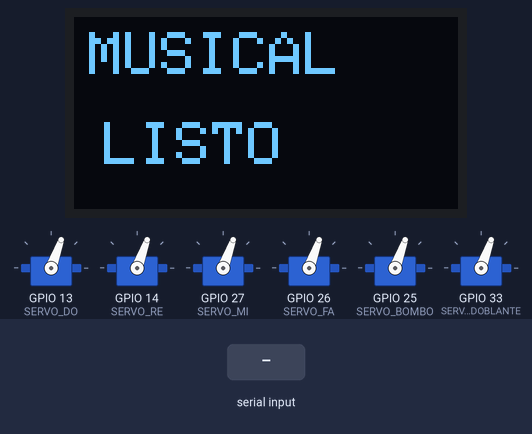
Bench run of a sketch on a simulated ESP32. Shown: 128×64 one-colour display, 6 × servo. Inputs (shaded band) come from the test bench. What the sketch prints to the serial monitor is not drawn.

Above: at 1.2 s.
1.3 s: "COMPLETO\n" received over Serial
At 2.4 s:
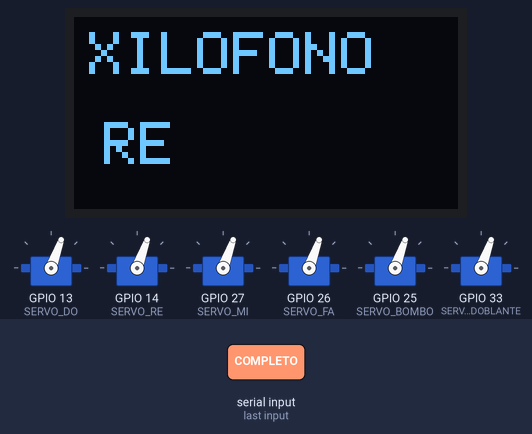
At 2.9 s:
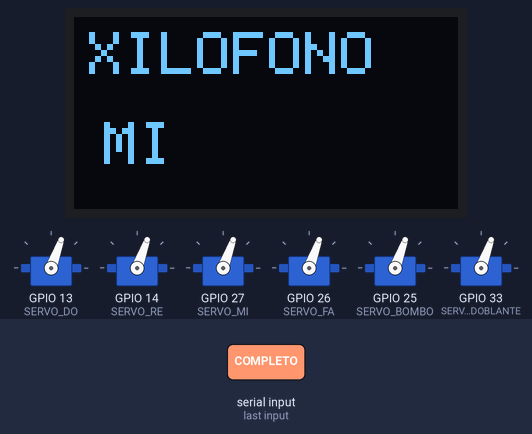
Timing chart, 0 to 10.3 s (numbered marks = the images above; inputs shaded):
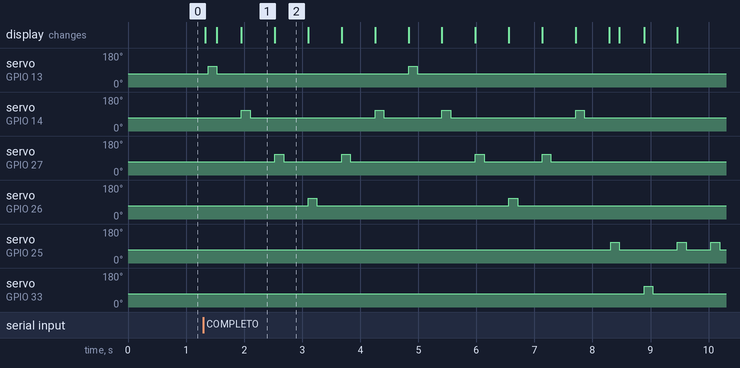

The sketch:

wifi-scan.ino
```cpp
#include <Wire.h>
#include <Adafruit_GFX.h>
#include <Adafruit_SSD1306.h>
#include <ESP32Servo.h>

// =====================================================
// OLED
// =====================================================

#define SCREEN_WIDTH 128
#define SCREEN_HEIGHT 64

#define OLED_SDA 21
#define OLED_SCL 22

Adafruit_SSD1306 display(
  SCREEN_WIDTH,
  SCREEN_HEIGHT,
  &Wire,
  -1
);

// =====================================================
// SERVOS
// =====================================================

#define SERVO_DO 13
#define SERVO_RE 14
#define SERVO_MI 27
#define SERVO_FA 26

#define SERVO_BOMBO 25
#define SERVO_REDOBLANTE 33

Servo servoDO;
Servo servoRE;
Servo servoMI;
Servo servoFA;

Servo servoBombo;
Servo servoRedoblante;

// =====================================================
// ANGULOS
// =====================================================

#define REPOSO 70
#define GOLPE 110

// =====================================================
// OLED
// =====================================================

void mostrarOLED(String instrumento, String accion) {

  display.clearDisplay();

  display.setTextColor(SSD1306_WHITE);

  display.setTextSize(2);
  display.setCursor(5, 5);
  display.println(instrumento);

  display.setTextSize(2);
  display.setCursor(10, 35);
  display.println(accion);

  display.display();
}

// =====================================================
// GOLPE
// =====================================================

void golpear(Servo &servo) {

  servo.write(GOLPE);

  delay(150);

  servo.write(REPOSO);

  delay(400);
}

// =====================================================
// INSTRUMENTOS
// =====================================================

void tocarDO() {

  mostrarOLED("XILOFONO", "DO");

  golpear(servoDO);

  Serial.println(">> TOCANDO DO");
}

void tocarRE() {

  mostrarOLED("XILOFONO", "RE");

  golpear(servoRE);

  Serial.println(">> TOCANDO RE");
}

void tocarMI() {

  mostrarOLED("XILOFONO", "MI");

  golpear(servoMI);

  Serial.println(">> TOCANDO MI");
}

void tocarFA() {

  mostrarOLED("XILOFONO", "FA");

  golpear(servoFA);

  Serial.println(">> TOCANDO FA");
}

void tocarBombo() {

  mostrarOLED("BATERIA", "BOMBO");

  golpear(servoBombo);

  Serial.println(">> TOCANDO BOMBO");
}

void tocarRedoblante() {

  mostrarOLED("BATERIA", "REDOBLANTE");

  golpear(servoRedoblante);

  Serial.println(">> TOCANDO REDOBLANTE");
}

// =====================================================
// SECUENCIAS TIPO CANCION (REPETITIVAS)
// =====================================================

// Cuantas veces se repite el patron de cada instrumento
#define REPETICIONES_XILOFONO 2
#define REPETICIONES_BATERIA 2

void tocarXilofono() {

  mostrarOLED("XILOFONO", "CANCION");

  Serial.println(">> TOCANDO CANCION XILOFONO");

  // Patron tipo melodia, se repite REPETICIONES_XILOFONO veces
  for (int i = 0; i < REPETICIONES_XILOFONO; i++) {

    tocarDO();
    tocarRE();
    tocarMI();
    tocarFA();
    tocarMI();
    tocarRE();
  }
}

void tocarBateria() {

  mostrarOLED("BATERIA", "RITMO");

  Serial.println(">> TOCANDO RITMO BATERIA");

  // Patron tipo ritmo, se repite REPETICIONES_BATERIA veces
  for (int i = 0; i < REPETICIONES_BATERIA; i++) {

    tocarBombo();
    tocarRedoblante();
    tocarBombo();
    tocarBombo();
    tocarRedoblante();
  }
}

void tocarCompleto() {

  mostrarOLED("TODO", "CANCION");

  Serial.println(">> TOCANDO CANCION COMPLETA (XILOFONO + BATERIA)");

  tocarXilofono();
  tocarBateria();
}

// =====================================================
// AYUDA
// =====================================================

void mostrarAyuda() {

  Serial.println();
  Serial.println("========== EJEMPLOS ==========");
  Serial.println("Toca DO");
  Serial.println("Toca RE");
  Serial.println("Toca MI");
  Serial.println("Toca FA");
  Serial.println("Toca el bombo");
  Serial.println("Toca el redoblante");
  Serial.println("Quiero escuchar DO");
  Serial.println("Toca la bateria     -> ritmo repetitivo");
  Serial.println("Toquese el xilofono -> melodia repetitiva");
  Serial.println("Toca el comando completo -> xilofono + bateria");
  Serial.println("==============================");
  Serial.println();
}

// =====================================================
// INTERPRETAR FRASE
// (misma logica que la version fisica, solo que aqui
//  la unica entrada es el Monitor Serial)
// =====================================================

void interpretar(String frase) {

  frase.trim();
  frase.toUpperCase();

  if (frase.length() == 0) {
    return;
  }

  Serial.print("Comando recibido: ");
  Serial.println(frase);

  // ---------------------------------------------------
  // AYUDA
  // ---------------------------------------------------

  if (frase == "AYUDA") {

    mostrarAyuda();
    return;
  }

  // ---------------------------------------------------
  // COMPLETO / TODO
  // (se revisa PRIMERO porque "TODO" contiene "DO" y se
  //  confundiria con la nota DO si se revisara despues)
  // ---------------------------------------------------

  if (frase.indexOf("COMPLETO") >= 0 || frase.indexOf("TODO") >= 0) {

    tocarCompleto();
    return;
  }

  // ---------------------------------------------------
  // BOMBO
  // ---------------------------------------------------

  if (frase.indexOf("BOMBO") >= 0) {

    tocarBombo();
    return;
  }

  // ---------------------------------------------------
  // REDOBLANTE
  // ---------------------------------------------------

  if (frase.indexOf("REDOBLANTE") >= 0) {

    tocarRedoblante();
    return;
  }

  // ---------------------------------------------------
  // NOTAS
  // ---------------------------------------------------

  if (frase.indexOf("DO") >= 0) {

    tocarDO();
    return;
  }

  if (frase.indexOf("RE") >= 0) {

    tocarRE();
    return;
  }

  if (frase.indexOf("MI") >= 0) {

    tocarMI();
    return;
  }

  if (frase.indexOf("FA") >= 0) {

    tocarFA();
    return;
  }

  // ---------------------------------------------------
  // XILOFONO
  // ---------------------------------------------------

  if (frase.indexOf("XILOFONO") >= 0) {

    tocarXilofono();

    return;
  }

  // ---------------------------------------------------
  // BATERIA
  // ---------------------------------------------------

  if (frase.indexOf("BATERIA") >= 0) {

    tocarBateria();

    return;
  }

  // ---------------------------------------------------
  // NO RECONOCIDO
  // ---------------------------------------------------

  mostrarOLED("ERROR", "COMANDO");

  Serial.println("No entendi el comando.");
  Serial.println("Escribe AYUDA para ver ejemplos.");
}

// =====================================================
// SETUP
// =====================================================

void setup() {

  Serial.begin(115200);

  // ---------------------------------------------------
  // OLED
  // ---------------------------------------------------

  Wire.begin(OLED_SDA, OLED_SCL);

  if (!display.begin(
        SSD1306_SWITCHCAPVCC,
        0x3C)) {

    Serial.println("OLED NO ENCONTRADA");

    while (true);
  }

  // ---------------------------------------------------
  // SERVOS
  // ---------------------------------------------------

  servoDO.setPeriodHertz(50);
  servoRE.setPeriodHertz(50);
  servoMI.setPeriodHertz(50);
  servoFA.setPeriodHertz(50);

  servoBombo.setPeriodHertz(50);
  servoRedoblante.setPeriodHertz(50);

  servoDO.attach(SERVO_DO, 500, 2400);
  servoRE.attach(SERVO_RE, 500, 2400);
  servoMI.attach(SERVO_MI, 500, 2400);
  servoFA.attach(SERVO_FA, 500, 2400);

  servoBombo.attach(SERVO_BOMBO, 500, 2400);
  servoRedoblante.attach(SERVO_REDOBLANTE, 500, 2400);

  // ---------------------------------------------------
  // POSICION INICIAL
  // ---------------------------------------------------

  servoDO.write(REPOSO);
  servoRE.write(REPOSO);
  servoMI.write(REPOSO);
  servoFA.write(REPOSO);

  servoBombo.write(REPOSO);
  servoRedoblante.write(REPOSO);

  // ---------------------------------------------------
  // MENSAJE INICIAL
  // ---------------------------------------------------

  mostrarOLED("MUSICAL", "LISTO");

  Serial.println();
  Serial.println("================================");
  Serial.println("  ASISTENTE MUSICAL (SIMULACIÓN)");
  Serial.println("================================");
  Serial.println("Escribe una frase en el Monitor Serial.");
  Serial.println("Ejemplo: Toca el bombo");
  Serial.println();
}

// =====================================================
// LOOP
// =====================================================

void loop() {

  // ---------------------------------------------------
  // COMANDOS POR EL MONITOR SERIAL (unica entrada aqui)
  // ---------------------------------------------------

  if (Serial.available() > 0) {

    String frase = Serial.readStringUntil('\n');

    interpretar(frase);
  }
}
```

Measured:
- after the input at 1.3 s, servo on GPIO 13 (SERVO_DO): alternates 110° for 0.15 s and 70° for 3.3 s, starting after 0.08 s; servo on GPIO 14 (SERVO_RE): 70° → 110° after 0.65 s, → 70° 0.15 s later, → 110° 2.2 s later, → 70° 0.15 s later, … (8 changes in this stretch)
- what the display in image 1 shows lasts 0.5 s, from 2.0 s to 2.5 s
